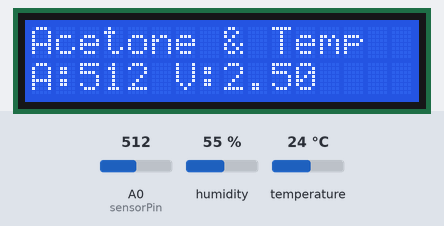
A sketch run on a simulated Arduino Uno, built with avr-gcc and run on an emulated ATmega328P. Parts: 16×2 character LCD. Inputs (shaded band) come from the test bench; at power-on: A0 (sensorPin) = 512, humidity 55 %, temperature 24 °C. What the sketch prints to the serial monitor is not drawn.

Above: at 3.2 s.
3.3 s: A0 (sensorPin) set to 993
At 5.1 s:
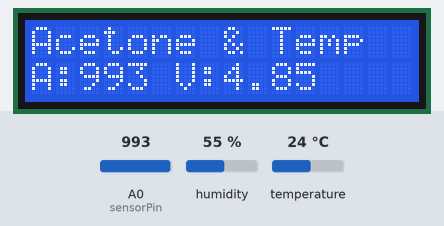
5.6 s: A0 (sensorPin) set to 1010
At 7.0 s:
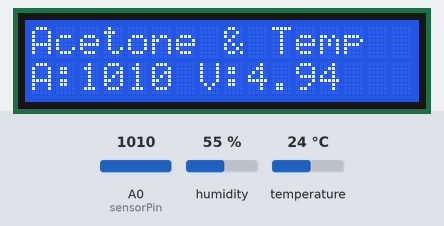
7.7 s: A0 (sensorPin) set to 1023
At 8.9 s:
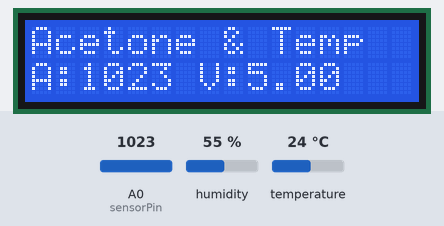
Timing chart, 0 to 10.7 s (numbered marks = the images above; inputs shaded):
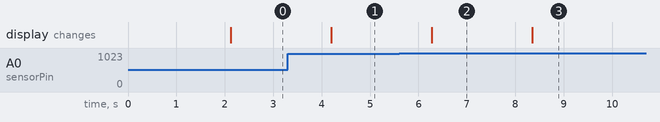

Measured:
- after the input at 3.3 s, the display: changes after 0.90 s (image 1)
- after the input at 5.6 s, the display: changes after 0.67 s (image 2)
- after the input at 7.7 s, the display: changes after 0.65 s (image 3)

The sketch:

first_Diabetic_detect_code.ino
```cpp
#include <Wire.h>
#include <LiquidCrystal_I2C.h>
#include <DHT.h>

// Pin definitions
const int sensorPin = A0; // Analog pin connected to TGS 1820 sensor output

#define DHTPIN 2
#define DHTTYPE DHT11

LiquidCrystal_I2C lcd(0x27, 16, 2);

DHT dht(DHTPIN, DHTTYPE);

void setup() {
    Serial.begin(9600);

    lcd.begin();
    lcd.backlight();
    lcd.setCursor(0, 0);
    lcd.print("Acetone & Temp");

    dht.begin();

    delay(2000);
}

void loop() {
    int sensorValue = analogRead(sensorPin);
    float voltage = sensorValue * (5.0 / 1023.0);  // Convert to voltage

    float humidity = dht.readHumidity();
    float temperature = dht.readTemperature();

    if (isnan(humidity) || isnan(temperature)) {
        Serial.println("Failed to read from DHT sensor!");
        delay(1000);
        return;
    }

    Serial.print("Raw Value: ");
    Serial.print(sensorValue);
    Serial.print(" | Voltage: ");
    Serial.println(voltage);

    Serial.print("Humidity: ");
    Serial.print(humidity);
    Serial.print("% | Temperature: ");
    Serial.print(temperature);
    Serial.println("°C");

    lcd.setCursor(0, 1);
    lcd.print("A:");
    lcd.print(sensorValue);
    lcd.print(" V:");
    lcd.print(voltage, 2);
    lcd.print("   "); // Clear trailing characters

    delay(1000);
}
```
